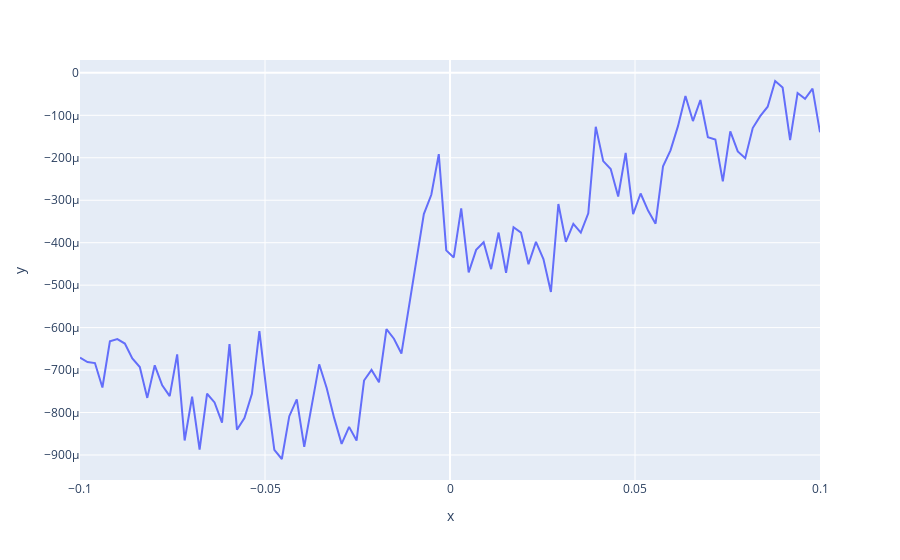

This figure's notebook cell:
### Code cell
fig = px.line(x=xval, y=ygrad)
fig
